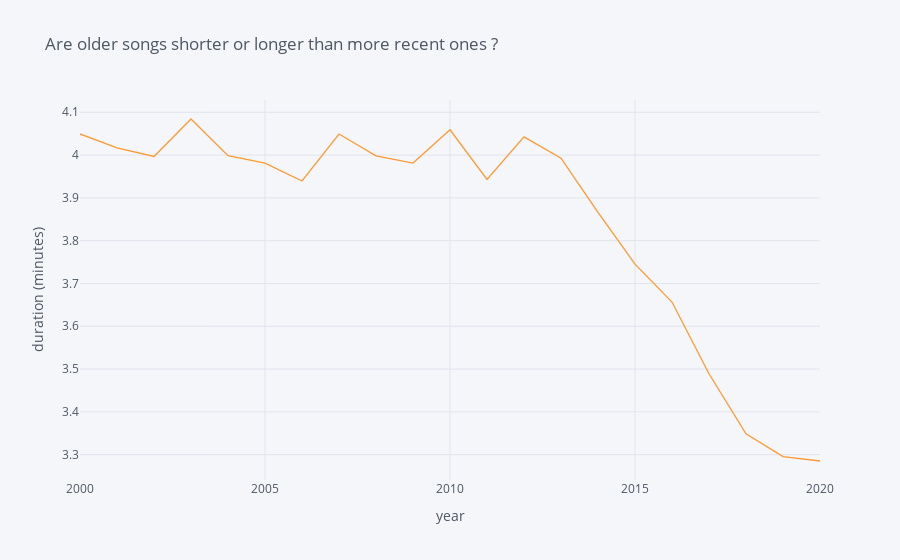

Notebook source saved alongside this figure:
### Code cell
# draw scatter plot between the average duration of songs in each year versus the respecitve year
cf.go_offline()
x.iplot(kind='scatter', title='Are older songs shorter or longer than more recent ones ?', yTitle='duration (minutes)', xTitle='year')

### Figure 1 — Plotly figure (JSON) as saved in the notebook; plotly's stock layout.template omitted (floating-point values rounded to 4 significant figures)
{"data": [{"line": {"color": "rgba(255, 153, 51, 1.0)", "dash": "solid", "shape": "linear", "width": 1.3}, "mode": "lines", "name": "duration_ms", "text": "", "type": "scatter", "x": [2000, 2001, 2002, 2003, 2004, 2005, 2006, 2007, 2008, 2009, 2010, 2011, 2012, 2013, 2014, 2015, 2016, 2017, 2018, 2019, 2020], "y": [4.049, 4.017, 3.997, 4.084, 3.998, 3.981, 3.939, 4.049, 3.998, 3.981, 4.059, 3.943, 4.043, 3.993, 3.866, 3.745, 3.657, 3.489, 3.349, 3.296, 3.285]}], "layout": {"legend": {"bgcolor": "#F5F6F9", "font": {"color": "#4D5663"}}, "paper_bgcolor": "#F5F6F9", "plot_bgcolor": "#F5F6F9", "title": {"font": {"color": "#4D5663"}, "text": "Are older songs shorter or longer than more recent ones ?"}, "xaxis": {"gridcolor": "#E1E5ED", "showgrid": true, "tickfont": {"color": "#4D5663"}, "title": {"font": {"color": "#4D5663"}, "text": "year"}, "zerolinecolor": "#E1E5ED"}, "yaxis": {"gridcolor": "#E1E5ED", "showgrid": true, "tickfont": {"color": "#4D5663"}, "title": {"font": {"color": "#4D5663"}, "text": "duration (minutes)"}, "zerolinecolor": "#E1E5ED"}}}
